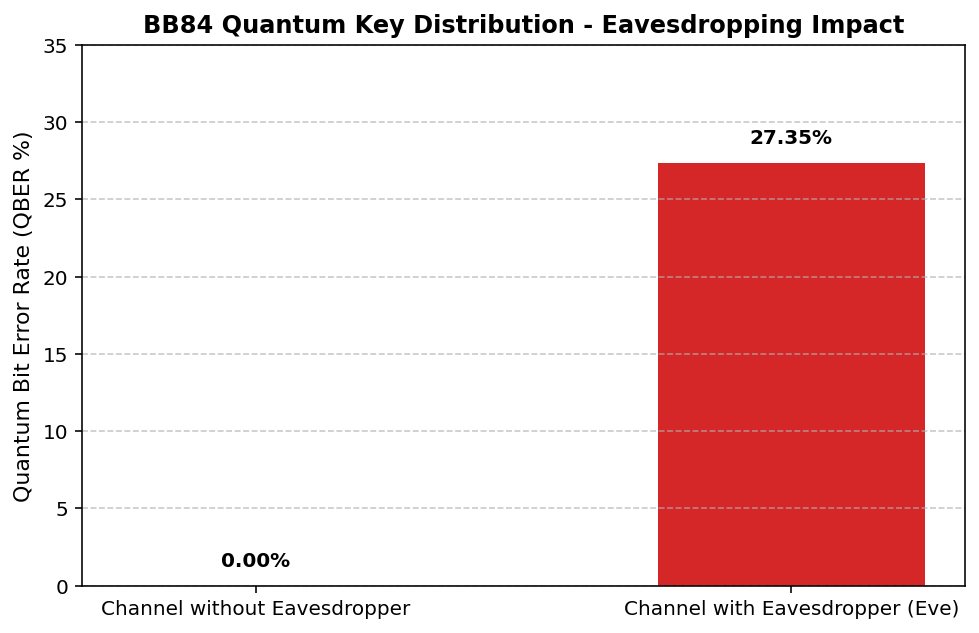

Recreate this plot in Python.
import numpy as np
import matplotlib.pyplot as plt

def simulate_bb84_protocol(n_bits=100, eavesdropper=True):
    """
    Simulación del protocolo de distribución de clave cuántica BB84.
    Muestra cómo la presencia de un espía (Eve) introduce un porcentaje
    de error (QBER) al intentar medir la polarización de los fotones.
    """
    np.random.seed(42)
    
    # 1. Alice genera bits aleatorios y elige bases de polarización (0: Rectilínea +, 1: Diagonal X)
    alice_bits = np.random.randint(0, 2, n_bits)
    alice_bases = np.random.randint(0, 2, n_bits)
    
    # 2. Transmisión a través del canal cuántico
    bob_bases = np.random.randint(0, 2, n_bits)
    bob_results = np.zeros(n_bits, dtype=int)
    
    if eavesdropper:
        # Eve intercepta las mediciones
        eve_bases = np.random.randint(0, 2, n_bits)
        eve_measured = np.where(eve_bases == alice_bases, alice_bits, np.random.randint(0, 2, n_bits))
        
        # Bob mide los fotones alterados por Eve
        bob_results = np.where(bob_bases == eve_bases, eve_measured, np.random.randint(0, 2, n_bits))
    else:
        # Sin espía: Bob mide exactamente si usa la misma base que Alice
        bob_results = np.where(bob_bases == alice_bases, alice_bits, np.random.randint(0, 2, n_bits))
        
    # 3. Filtrado de claves (Sifting): Solo conservan bits donde coinciden las bases
    matching_bases = (alice_bases == bob_bases)
    alice_key = alice_bits[matching_bases]
    bob_key = bob_results[matching_bases]
    
    # 4. Cálculo de la Tasa de Error de Bits Cuánticos (QBER)
    errors = np.sum(alice_key != bob_key)
    qber = (errors / len(alice_key)) * 100 if len(alice_key) > 0 else 0
    
    return len(alice_key), qber

# Ejecución de simulaciones
_, qber_no_eve = simulate_bb84_protocol(n_bits=1000, eavesdropper=False)
_, qber_with_eve = simulate_bb84_protocol(n_bits=1000, eavesdropper=True)

print(f"QBER sin espía: {qber_no_eve:.2f}%")
print(f"QBER con espía (Eve): {qber_with_eve:.2f}%")

# Generación de la gráfica comparativa
categories = ['Channel without Eavesdropper', 'Channel with Eavesdropper (Eve)']
qber_values = [qber_no_eve, qber_with_eve]
colors = ['#2ca02c', '#d62728']

plt.figure(figsize=(7, 4.5))
bars = plt.bar(categories, qber_values, color=colors, width=0.5)
plt.ylabel('Quantum Bit Error Rate (QBER %)', fontsize=11)
plt.title('BB84 Quantum Key Distribution - Eavesdropping Impact', fontsize=12, fontweight='bold')
plt.ylim(0, 35)

for bar in bars:
    yval = bar.get_height()
    plt.text(bar.get_x() + bar.get_width()/2, yval + 1, f'{yval:.2f}%', ha='center', va='bottom', fontweight='bold')

plt.grid(axis='y', linestyle='--', alpha=0.7)
plt.tight_layout()
plt.savefig('qkd_simulation.py.png', dpi=300)
plt.show()
